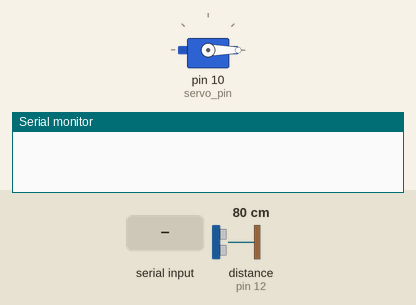
The sketch below on a simulated Arduino Uno, built with avr-gcc and run on an emulated ATmega328P. Shown: servo, the last lines printed to the serial monitor. The test bench sets the inputs (shaded band); at power-on: distance to the obstacle (sensor on pin 12) 80 cm. The echo pulse lasts 58.3 µs per cm.

Above: at 1.2 s.
1.3 s: "90,45\n" received over Serial
At 1.6 s:
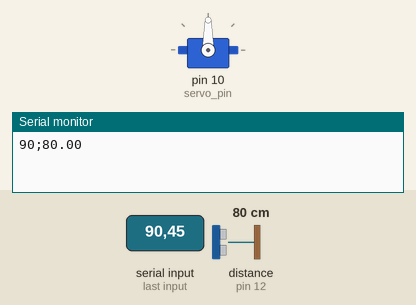
2.8 s: "30,150\n" received over Serial
At 4.0 s:
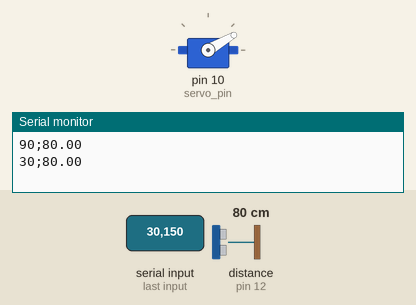
4.3 s: "200\n" received over Serial
At 5.0 s:
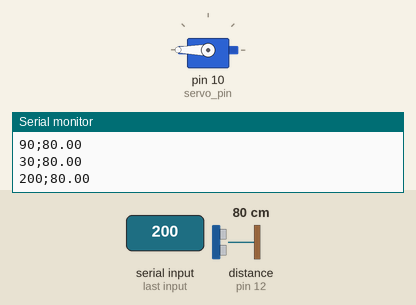
5.8 s: "90\n" received over Serial
At 6.1 s:
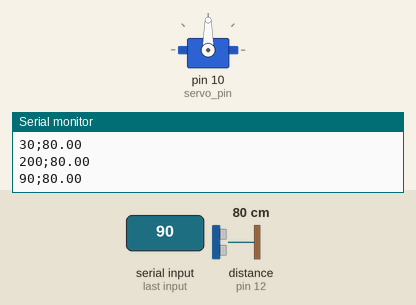
Timing chart, 0 to 8.3 s (numbered marks = the images above; inputs shaded):
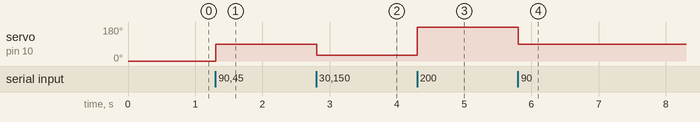

Measured:
- after the input at 1.3 s, servo on pin 10 (servo_pin): 0° → 90° at once
- after the input at 2.8 s, servo on pin 10 (servo_pin): 90° → 30° at once
- after the input at 4.3 s, servo on pin 10 (servo_pin): 30° → 180° at once
- after the input at 5.8 s, servo on pin 10 (servo_pin): 180° → 90° at once

The sketch:

radar.ino
```cpp
#include <Servo.h>
#include <HCSR04.h>

constexpr int triggerPin = 11, echoPin = 12, servo_pin = 10;

float distance;
uint8_t angle = 0;
String buffer;

UltraSonicDistanceSensor sensor(triggerPin, echoPin);
Servo radar_axis;

void setup() {
  // put your setup code here, to run once:
  Serial.begin(9600);
  radar_axis.attach(servo_pin);

  radar_axis.write(angle);
}

void loop() {
  static char c = {};

  while (Serial.available()){
    c = Serial.read();

    if(c == '\n'){

      switch(buffer[0]){
      case 'g':

        break;

      default:
        angle = buffer.toInt();
        break;

      }
      radar_axis.write(angle);


      distance = sensor.measureDistanceCm();

      Serial.print(angle);
      Serial.print(';');
      Serial.println(distance);

      buffer = "";
      angle = (angle + 1) % 181;

    }else{

      buffer += c;
    }
  }

}
```
